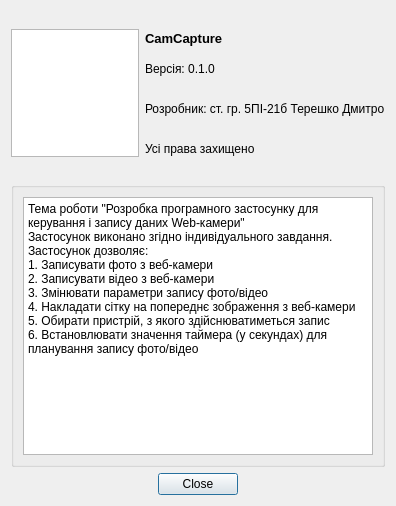
<?xml version="1.0" encoding="UTF-8"?>
<ui version="4.0">
 <class>About</class>
 <widget class="QDialog" name="About">
  <property name="geometry">
   <rect>
    <x>0</x>
    <y>0</y>
    <width>396</width>
    <height>506</height>
   </rect>
  </property>
  <property name="windowTitle">
   <string>Про програму</string>
  </property>
  <layout class="QGridLayout" name="gridLayout">
   <item row="0" column="0">
    <layout class="QVBoxLayout" name="verticalLayoutMain">
     <item>
      <layout class="QHBoxLayout" name="horizontalLayoutInfo">
       <item>
        <widget class="QGraphicsView" name="graphicsViewIcon">
         <property name="minimumSize">
          <size>
           <width>128</width>
           <height>128</height>
          </size>
         </property>
         <property name="maximumSize">
          <size>
           <width>128</width>
           <height>128</height>
          </size>
         </property>
        </widget>
       </item>
       <item>
        <layout class="QVBoxLayout" name="verticalLayoutTextInfo">
         <item>
          <spacer name="spacer_3">
           <property name="orientation">
            <enum>Qt::Horizontal</enum>
           </property>
           <property name="sizeHint" stdset="0">
            <size>
             <width>40</width>
             <height>20</height>
            </size>
           </property>
          </spacer>
         </item>
         <item>
          <widget class="QLabel" name="labelAppName">
           <property name="font">
            <font>
             <pointsize>10</pointsize>
             <bold>true</bold>
            </font>
           </property>
           <property name="text">
            <string>CamCapture</string>
           </property>
          </widget>
         </item>
         <item>
          <spacer name="spacer">
           <property name="orientation">
            <enum>Qt::Horizontal</enum>
           </property>
           <property name="sizeHint" stdset="0">
            <size>
             <width>40</width>
             <height>10</height>
            </size>
           </property>
          </spacer>
         </item>
         <item>
          <widget class="QLabel" name="labelVersion">
           <property name="text">
            <string>Версія: 0.1.0</string>
           </property>
          </widget>
         </item>
         <item>
          <spacer name="spacer_1">
           <property name="orientation">
            <enum>Qt::Horizontal</enum>
           </property>
           <property name="sizeHint" stdset="0">
            <size>
             <width>40</width>
             <height>20</height>
            </size>
           </property>
          </spacer>
         </item>
         <item>
          <widget class="QLabel" name="labelAuthor">
           <property name="text">
            <string>Розробник: ст. гр. 5ПІ-21б Терешко Дмитро</string>
           </property>
          </widget>
         </item>
         <item>
          <spacer name="spacer_2">
           <property name="orientation">
            <enum>Qt::Horizontal</enum>
           </property>
           <property name="sizeHint" stdset="0">
            <size>
             <width>40</width>
             <height>20</height>
            </size>
           </property>
          </spacer>
         </item>
         <item>
          <widget class="QLabel" name="labelLicense">
           <property name="text">
            <string>Усі права захищено</string>
           </property>
          </widget>
         </item>
         <item>
          <spacer name="spacer_4">
           <property name="orientation">
            <enum>Qt::Horizontal</enum>
           </property>
           <property name="sizeHint" stdset="0">
            <size>
             <width>40</width>
             <height>20</height>
            </size>
           </property>
          </spacer>
         </item>
        </layout>
       </item>
      </layout>
     </item>
     <item>
      <widget class="QGroupBox" name="groupBoxMain">
       <property name="title">
        <string/>
       </property>
       <layout class="QGridLayout" name="gridLayout_2">
        <item row="0" column="0">
         <widget class="QTextBrowser" name="textBrowserAbout">
          <property name="html">
           <string>&lt;!DOCTYPE HTML PUBLIC &quot;-//W3C//DTD HTML 4.0//EN&quot; &quot;http://www.w3.org/TR/REC-html40/strict.dtd&quot;&gt;
&lt;html&gt;&lt;head&gt;&lt;meta name=&quot;qrichtext&quot; content=&quot;1&quot; /&gt;&lt;meta charset=&quot;utf-8&quot; /&gt;&lt;style type=&quot;text/css&quot;&gt;
p, li { white-space: pre-wrap; }
hr { height: 1px; border-width: 0; }
li.unchecked::marker { content: &quot;\2610&quot;; }
li.checked::marker { content: &quot;\2612&quot;; }
&lt;/style&gt;&lt;/head&gt;&lt;body style=&quot; font-family:'Segoe UI'; font-size:9pt; font-weight:400; font-style:normal;&quot;&gt;
&lt;p style=&quot; margin-top:0px; margin-bottom:0px; margin-left:0px; margin-right:0px; -qt-block-indent:0; text-indent:0px;&quot;&gt;Тема роботи &amp;quot;Розробка програмного застосунку для керування і запису даних Web-камери&amp;quot;&lt;/p&gt;
&lt;p style=&quot; margin-top:0px; margin-bottom:0px; margin-left:0px; margin-right:0px; -qt-block-indent:0; text-indent:0px;&quot;&gt;Застосунок виконано згідно індивідуального завдання.&lt;/p&gt;
&lt;p style=&quot; margin-top:0px; margin-bottom:0px; margin-left:0px; margin-right:0px; -qt-block-indent:0; text-indent:0px;&quot;&gt;Застосунок дозволяє:&lt;/p&gt;
&lt;p style=&quot; margin-top:0px; margin-bottom:0px; margin-left:0px; margin-right:0px; -qt-block-indent:0; text-indent:0px;&quot;&gt;1. Записувати фото з веб-камери&lt;/p&gt;
&lt;p style=&quot; margin-top:0px; margin-bottom:0px; margin-left:0px; margin-right:0px; -qt-block-indent:0; text-indent:0px;&quot;&gt;2. Записувати відео з веб-камери&lt;/p&gt;
&lt;p style=&quot; margin-top:0px; margin-bottom:0px; margin-left:0px; margin-right:0px; -qt-block-indent:0; text-indent:0px;&quot;&gt;3. Змінювати параметри запису фото/відео&lt;/p&gt;
&lt;p style=&quot; margin-top:0px; margin-bottom:0px; margin-left:0px; margin-right:0px; -qt-block-indent:0; text-indent:0px;&quot;&gt;4. Накладати сітку на попереднє зображення з веб-камери&lt;/p&gt;
&lt;p style=&quot; margin-top:0px; margin-bottom:0px; margin-left:0px; margin-right:0px; -qt-block-indent:0; text-indent:0px;&quot;&gt;5. Обирати пристрій, з якого здійснюватиметься запис&lt;/p&gt;
&lt;p style=&quot; margin-top:0px; margin-bottom:0px; margin-left:0px; margin-right:0px; -qt-block-indent:0; text-indent:0px;&quot;&gt;6. Встановлювати значення таймера (у секундах) для планування запису фото/відео&lt;/p&gt;&lt;/body&gt;&lt;/html&gt;</string>
          </property>
         </widget>
        </item>
       </layout>
      </widget>
     </item>
     <item>
      <widget class="QDialogButtonBox" name="buttonBox">
       <property name="orientation">
        <enum>Qt::Horizontal</enum>
       </property>
       <property name="standardButtons">
        <set>QDialogButtonBox::Close</set>
       </property>
       <property name="centerButtons">
        <bool>true</bool>
       </property>
      </widget>
     </item>
    </layout>
   </item>
  </layout>
 </widget>
 <resources/>
 <connections>
  <connection>
   <sender>buttonBox</sender>
   <signal>accepted()</signal>
   <receiver>About</receiver>
   <slot>accept()</slot>
   <hints>
    <hint type="sourcelabel">
     <x>248</x>
     <y>254</y>
    </hint>
    <hint type="destinationlabel">
     <x>157</x>
     <y>274</y>
    </hint>
   </hints>
  </connection>
  <connection>
   <sender>buttonBox</sender>
   <signal>rejected()</signal>
   <receiver>About</receiver>
   <slot>reject()</slot>
   <hints>
    <hint type="sourcelabel">
     <x>316</x>
     <y>260</y>
    </hint>
    <hint type="destinationlabel">
     <x>286</x>
     <y>274</y>
    </hint>
   </hints>
  </connection>
 </connections>
</ui>
